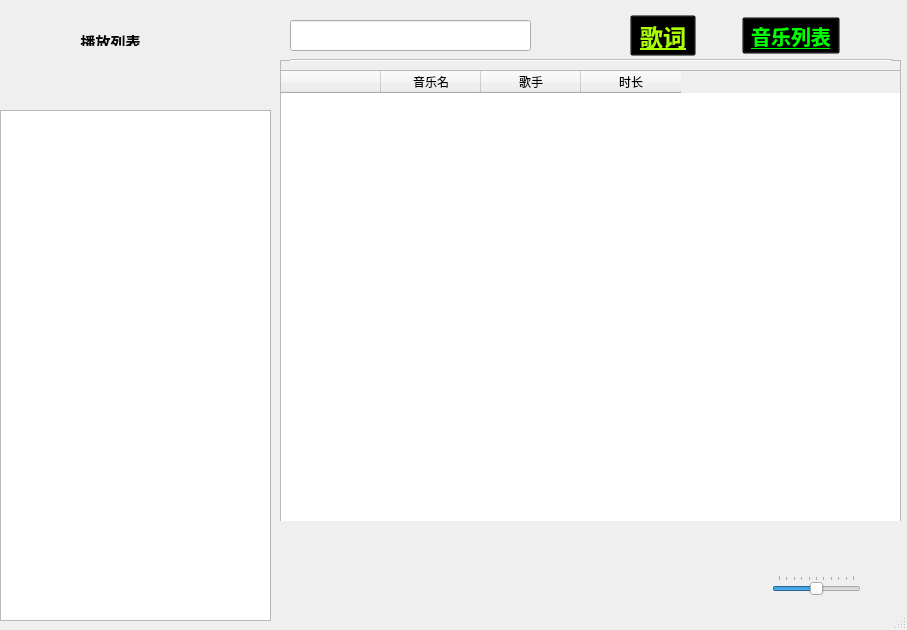
<?xml version="1.0" encoding="UTF-8"?>
<ui version="4.0">
 <class>Dialog</class>
 <widget class="QDialog" name="Dialog">
  <property name="enabled">
   <bool>true</bool>
  </property>
  <property name="geometry">
   <rect>
    <x>0</x>
    <y>0</y>
    <width>907</width>
    <height>630</height>
   </rect>
  </property>
  <property name="windowTitle">
   <string>Lagoon50</string>
  </property>
  <property name="windowIcon">
   <iconset resource="pic.qrc">
    <normaloff>:/wallpaper/source/title.png</normaloff>:/wallpaper/source/title.png</iconset>
  </property>
  <property name="sizeGripEnabled">
   <bool>true</bool>
  </property>
  <widget class="QWidget" name="horizontalLayoutWidget">
   <property name="geometry">
    <rect>
     <x>440</x>
     <y>550</y>
     <width>421</width>
     <height>71</height>
    </rect>
   </property>
   <layout class="QHBoxLayout" name="horizontalLayout">
    <property name="bottomMargin">
     <number>0</number>
    </property>
    <item>
     <widget class="QLabel" name="label">
      <property name="text">
       <string/>
      </property>
     </widget>
    </item>
    <item>
     <widget class="QPushButton" name="lastButton">
      <property name="enabled">
       <bool>true</bool>
      </property>
      <property name="text">
       <string/>
      </property>
      <property name="icon">
       <iconset resource="pic.qrc">
        <normaloff>:/new/prefix2/source/lastIcon.png</normaloff>:/new/prefix2/source/lastIcon.png</iconset>
      </property>
      <property name="iconSize">
       <size>
        <width>30</width>
        <height>30</height>
       </size>
      </property>
      <property name="flat">
       <bool>true</bool>
      </property>
     </widget>
    </item>
    <item>
     <widget class="QPushButton" name="playButton">
      <property name="text">
       <string/>
      </property>
      <property name="icon">
       <iconset resource="pic.qrc">
        <normaloff>:/new/prefix2/source/playIcon.png</normaloff>:/new/prefix2/source/playIcon.png</iconset>
      </property>
      <property name="iconSize">
       <size>
        <width>30</width>
        <height>30</height>
       </size>
      </property>
      <property name="flat">
       <bool>true</bool>
      </property>
     </widget>
    </item>
    <item>
     <widget class="QPushButton" name="stopButton">
      <property name="text">
       <string/>
      </property>
      <property name="icon">
       <iconset resource="pic.qrc">
        <normaloff>:/new/prefix1/source/stopIcon.png</normaloff>:/new/prefix1/source/stopIcon.png</iconset>
      </property>
      <property name="iconSize">
       <size>
        <width>30</width>
        <height>30</height>
       </size>
      </property>
      <property name="flat">
       <bool>true</bool>
      </property>
     </widget>
    </item>
    <item>
     <widget class="QPushButton" name="nextButton">
      <property name="text">
       <string/>
      </property>
      <property name="icon">
       <iconset resource="pic.qrc">
        <normaloff>:/new/prefix2/source/nextIcon.png</normaloff>:/new/prefix2/source/nextIcon.png</iconset>
      </property>
      <property name="iconSize">
       <size>
        <width>30</width>
        <height>30</height>
       </size>
      </property>
      <property name="flat">
       <bool>true</bool>
      </property>
     </widget>
    </item>
    <item>
     <spacer name="horizontalSpacer">
      <property name="orientation">
       <enum>Qt::Horizontal</enum>
      </property>
      <property name="sizeHint" stdset="0">
       <size>
        <width>40</width>
        <height>20</height>
       </size>
      </property>
     </spacer>
    </item>
    <item>
     <widget class="QPushButton" name="soundButton">
      <property name="toolTip">
       <string>静音</string>
      </property>
      <property name="text">
       <string/>
      </property>
      <property name="icon">
       <iconset resource="pic.qrc">
        <normaloff>:/wallpaper/source/voice.png</normaloff>:/wallpaper/source/voice.png</iconset>
      </property>
      <property name="iconSize">
       <size>
        <width>25</width>
        <height>25</height>
       </size>
      </property>
      <property name="flat">
       <bool>true</bool>
      </property>
     </widget>
    </item>
    <item>
     <widget class="QSlider" name="voiceSlider">
      <property name="styleSheet">
       <string notr="true"/>
      </property>
      <property name="maximum">
       <number>100</number>
      </property>
      <property name="value">
       <number>50</number>
      </property>
      <property name="sliderPosition">
       <number>50</number>
      </property>
      <property name="orientation">
       <enum>Qt::Horizontal</enum>
      </property>
      <property name="tickPosition">
       <enum>QSlider::TicksAbove</enum>
      </property>
     </widget>
    </item>
   </layout>
  </widget>
  <widget class="QLabel" name="playListLabel">
   <property name="geometry">
    <rect>
     <x>0</x>
     <y>30</y>
     <width>221</width>
     <height>16</height>
    </rect>
   </property>
   <property name="text">
    <string>&lt;html&gt;&lt;head/&gt;&lt;body&gt;&lt;p&gt;&lt;span style=&quot; font-size:11pt; font-weight:600; color:#070608;&quot;&gt;播放列表&lt;/span&gt;&lt;/p&gt;&lt;/body&gt;&lt;/html&gt;</string>
   </property>
   <property name="alignment">
    <set>Qt::AlignCenter</set>
   </property>
  </widget>
  <widget class="QListWidget" name="listwidget">
   <property name="geometry">
    <rect>
     <x>0</x>
     <y>110</y>
     <width>271</width>
     <height>511</height>
    </rect>
   </property>
   <property name="autoFillBackground">
    <bool>false</bool>
   </property>
   <property name="styleSheet">
    <string notr="true">font: 75 10pt &quot;仿宋&quot;;
font: 9pt &quot;Adobe Caslon Pro&quot;;
color: rgb(85, 255, 255);
</string>
   </property>
   <property name="frameShadow">
    <enum>QFrame::Sunken</enum>
   </property>
   <property name="verticalScrollBarPolicy">
    <enum>Qt::ScrollBarAsNeeded</enum>
   </property>
   <property name="horizontalScrollBarPolicy">
    <enum>Qt::ScrollBarAlwaysOff</enum>
   </property>
   <property name="autoScroll">
    <bool>false</bool>
   </property>
   <property name="dragEnabled">
    <bool>false</bool>
   </property>
   <property name="dragDropOverwriteMode">
    <bool>false</bool>
   </property>
   <property name="horizontalScrollMode">
    <enum>QAbstractItemView::ScrollPerItem</enum>
   </property>
   <property name="isWrapping" stdset="0">
    <bool>false</bool>
   </property>
   <property name="resizeMode">
    <enum>QListView::Fixed</enum>
   </property>
   <property name="sortingEnabled">
    <bool>false</bool>
   </property>
  </widget>
  <widget class="QWidget" name="horizontalLayoutWidget_3">
   <property name="geometry">
    <rect>
     <x>30</x>
     <y>60</y>
     <width>158</width>
     <height>41</height>
    </rect>
   </property>
   <layout class="QHBoxLayout" name="horizontalLayout_2">
    <item>
     <widget class="QPushButton" name="loopButton">
      <property name="toolTip">
       <string>播放模式</string>
      </property>
      <property name="text">
       <string/>
      </property>
      <property name="icon">
       <iconset resource="pic.qrc">
        <normaloff>:/new/prefix2/source/loop.png</normaloff>:/new/prefix2/source/loop.png</iconset>
      </property>
      <property name="iconSize">
       <size>
        <width>30</width>
        <height>30</height>
       </size>
      </property>
      <property name="flat">
       <bool>true</bool>
      </property>
     </widget>
    </item>
    <item>
     <widget class="QPushButton" name="addButton">
      <property name="text">
       <string/>
      </property>
      <property name="icon">
       <iconset resource="pic.qrc">
        <normaloff>:/new/prefix1/source/add.png</normaloff>:/new/prefix1/source/add.png</iconset>
      </property>
      <property name="iconSize">
       <size>
        <width>20</width>
        <height>20</height>
       </size>
      </property>
      <property name="autoDefault">
       <bool>true</bool>
      </property>
      <property name="default">
       <bool>false</bool>
      </property>
      <property name="flat">
       <bool>true</bool>
      </property>
     </widget>
    </item>
    <item>
     <widget class="QPushButton" name="deleteButton">
      <property name="text">
       <string/>
      </property>
      <property name="icon">
       <iconset resource="pic.qrc">
        <normaloff>:/new/prefix1/source/delete.png</normaloff>:/new/prefix1/source/delete.png</iconset>
      </property>
      <property name="iconSize">
       <size>
        <width>25</width>
        <height>25</height>
       </size>
      </property>
      <property name="flat">
       <bool>true</bool>
      </property>
     </widget>
    </item>
   </layout>
  </widget>
  <widget class="QWidget" name="horizontalLayoutWidget_2">
   <property name="geometry">
    <rect>
     <x>280</x>
     <y>530</y>
     <width>621</width>
     <height>20</height>
    </rect>
   </property>
   <layout class="QHBoxLayout" name="progressLayout"/>
  </widget>
  <widget class="QFrame" name="inframe">
   <property name="enabled">
    <bool>true</bool>
   </property>
   <property name="geometry">
    <rect>
     <x>280</x>
     <y>60</y>
     <width>621</width>
     <height>461</height>
    </rect>
   </property>
   <property name="frameShape">
    <enum>QFrame::StyledPanel</enum>
   </property>
   <property name="frameShadow">
    <enum>QFrame::Raised</enum>
   </property>
   <widget class="QLabel" name="picLabel">
    <property name="enabled">
     <bool>true</bool>
    </property>
    <property name="geometry">
     <rect>
      <x>353</x>
      <y>100</y>
      <width>261</width>
      <height>301</height>
     </rect>
    </property>
    <property name="text">
     <string/>
    </property>
    <property name="pixmap">
     <pixmap resource="pic.qrc">:/wallpaper/source/title.png</pixmap>
    </property>
   </widget>
   <widget class="QWidget" name="verticalLayoutWidget">
    <property name="geometry">
     <rect>
      <x>0</x>
      <y>10</y>
      <width>341</width>
      <height>87</height>
     </rect>
    </property>
    <layout class="QVBoxLayout" name="verticalLayout_2">
     <item>
      <widget class="QLabel" name="labelsong">
       <property name="styleSheet">
        <string notr="true">font: 75 16pt &quot;Adobe Caslon Pro Bold&quot;;
color: rgb(0, 0, 0);</string>
       </property>
       <property name="text">
        <string/>
       </property>
      </widget>
     </item>
     <item>
      <widget class="QLabel" name="labelSongInfo">
       <property name="styleSheet">
        <string notr="true">font: 10pt &quot;Simplified Arabic&quot;;
color: rgb(108, 109, 125);
font: 12pt &quot;Adobe Caslon Pro&quot;;</string>
       </property>
       <property name="text">
        <string/>
       </property>
      </widget>
     </item>
    </layout>
   </widget>
   <widget class="QTextEdit" name="lrctext">
    <property name="enabled">
     <bool>false</bool>
    </property>
    <property name="geometry">
     <rect>
      <x>0</x>
      <y>100</y>
      <width>341</width>
      <height>331</height>
     </rect>
    </property>
    <property name="font">
     <font>
      <family>Adobe Caslon Pro</family>
      <pointsize>11</pointsize>
     </font>
    </property>
    <property name="toolTip">
     <string/>
    </property>
    <property name="statusTip">
     <string/>
    </property>
    <property name="whatsThis">
     <string/>
    </property>
    <property name="styleSheet">
     <string notr="true">color: rgb(0, 0, 127);</string>
    </property>
    <property name="frameShape">
     <enum>QFrame::NoFrame</enum>
    </property>
    <property name="frameShadow">
     <enum>QFrame::Plain</enum>
    </property>
    <property name="verticalScrollBarPolicy">
     <enum>Qt::ScrollBarAlwaysOff</enum>
    </property>
    <property name="horizontalScrollBarPolicy">
     <enum>Qt::ScrollBarAlwaysOff</enum>
    </property>
    <property name="html">
     <string>&lt;!DOCTYPE HTML PUBLIC &quot;-//W3C//DTD HTML 4.0//EN&quot; &quot;http://www.w3.org/TR/REC-html40/strict.dtd&quot;&gt;
&lt;html&gt;&lt;head&gt;&lt;meta name=&quot;qrichtext&quot; content=&quot;1&quot; /&gt;&lt;style type=&quot;text/css&quot;&gt;
p, li { white-space: pre-wrap; }
&lt;/style&gt;&lt;/head&gt;&lt;body style=&quot; font-family:'Adobe Caslon Pro'; font-size:11pt; font-weight:400; font-style:normal;&quot;&gt;
&lt;p align=&quot;center&quot; style=&quot;-qt-paragraph-type:empty; margin-top:0px; margin-bottom:0px; margin-left:0px; margin-right:0px; -qt-block-indent:0; text-indent:0px;&quot;&gt;&lt;br /&gt;&lt;/p&gt;&lt;/body&gt;&lt;/html&gt;</string>
    </property>
   </widget>
   <widget class="QFrame" name="searchframe">
    <property name="geometry">
     <rect>
      <x>0</x>
      <y>10</y>
      <width>621</width>
      <height>481</height>
     </rect>
    </property>
    <property name="frameShape">
     <enum>QFrame::StyledPanel</enum>
    </property>
    <property name="frameShadow">
     <enum>QFrame::Raised</enum>
    </property>
    <widget class="QLabel" name="label_2">
     <property name="geometry">
      <rect>
       <x>-10</x>
       <y>70</y>
       <width>621</width>
       <height>20</height>
      </rect>
     </property>
     <property name="text">
      <string/>
     </property>
    </widget>
    <widget class="QTableWidget" name="searchTable">
     <property name="geometry">
      <rect>
       <x>0</x>
       <y>0</y>
       <width>621</width>
       <height>471</height>
      </rect>
     </property>
     <property name="rowCount">
      <number>0</number>
     </property>
     <property name="columnCount">
      <number>4</number>
     </property>
     <attribute name="horizontalHeaderCascadingSectionResizes">
      <bool>false</bool>
     </attribute>
     <attribute name="horizontalHeaderDefaultSectionSize">
      <number>100</number>
     </attribute>
     <column>
      <property name="text">
       <string/>
      </property>
     </column>
     <column>
      <property name="text">
       <string>音乐名</string>
      </property>
     </column>
     <column>
      <property name="text">
       <string>歌手</string>
      </property>
     </column>
     <column>
      <property name="text">
       <string>时长</string>
      </property>
     </column>
    </widget>
   </widget>
  </widget>
  <widget class="QWidget" name="horizontalLayoutWidget_4">
   <property name="geometry">
    <rect>
     <x>590</x>
     <y>10</y>
     <width>291</width>
     <height>51</height>
    </rect>
   </property>
   <layout class="QHBoxLayout" name="horizontalLayout_3">
    <item>
     <widget class="QToolButton" name="lrcPageBtn">
      <property name="font">
       <font>
        <family>Adobe Garamond Pro</family>
        <pointsize>17</pointsize>
        <weight>75</weight>
        <italic>false</italic>
        <bold>true</bold>
        <underline>true</underline>
       </font>
      </property>
      <property name="styleSheet">
       <string notr="true">color: rgb(170, 255, 0);
background-color: transparent
</string>
      </property>
      <property name="text">
       <string>歌词</string>
      </property>
      <property name="iconSize">
       <size>
        <width>28</width>
        <height>28</height>
       </size>
      </property>
     </widget>
    </item>
    <item>
     <widget class="QToolButton" name="musicPageBtn">
      <property name="font">
       <font>
        <family>Adobe Garamond Pro</family>
        <pointsize>15</pointsize>
        <weight>75</weight>
        <bold>true</bold>
        <underline>true</underline>
       </font>
      </property>
      <property name="styleSheet">
       <string notr="true">color: rgb(0, 255, 0);
background-color:transparent
</string>
      </property>
      <property name="text">
       <string>音乐列表</string>
      </property>
      <property name="iconSize">
       <size>
        <width>28</width>
        <height>28</height>
       </size>
      </property>
     </widget>
    </item>
   </layout>
  </widget>
  <widget class="QLineEdit" name="search_line_edit">
   <property name="enabled">
    <bool>true</bool>
   </property>
   <property name="geometry">
    <rect>
     <x>290</x>
     <y>20</y>
     <width>241</width>
     <height>31</height>
    </rect>
   </property>
   <property name="layoutDirection">
    <enum>Qt::LeftToRight</enum>
   </property>
   <property name="inputMask">
    <string/>
   </property>
   <property name="text">
    <string/>
   </property>
  </widget>
  <widget class="Line" name="line">
   <property name="enabled">
    <bool>false</bool>
   </property>
   <property name="geometry">
    <rect>
     <x>290</x>
     <y>50</y>
     <width>602</width>
     <height>20</height>
    </rect>
   </property>
   <property name="font">
    <font>
     <family>Adobe Caslon Pro</family>
     <weight>50</weight>
     <bold>false</bold>
    </font>
   </property>
   <property name="orientation">
    <enum>Qt::Horizontal</enum>
   </property>
  </widget>
 </widget>
 <resources>
  <include location="pic.qrc"/>
 </resources>
 <connections/>
</ui>
